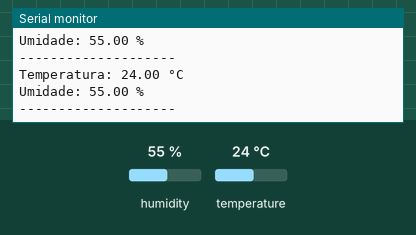
Bench run of a sketch on a simulated ESP32-S3. On the bench: the last lines printed to the serial monitor. The inputs (shaded band) are chosen by the test bench; at power-on: humidity 55 %, temperature 24 °C.

Above: at 2.8 s.
2.9 s: humidity set to 22 %
At 4.9 s:
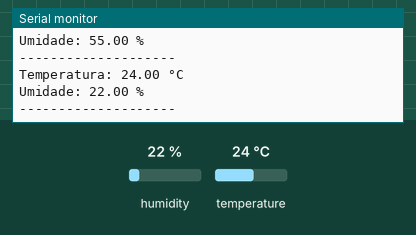
5.6 s: temperature set to 12 °C
At 6.7 s:
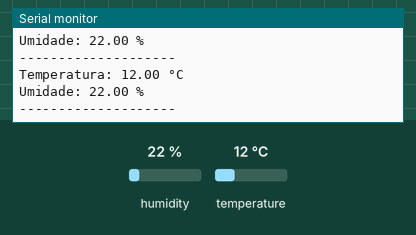
8.3 s: humidity set to 40 %
At 11.5 s:
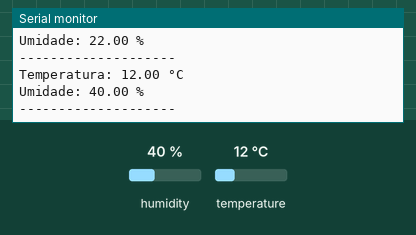
Timing chart, 0 to 13.0 s (numbered marks = the images above; inputs shaded):
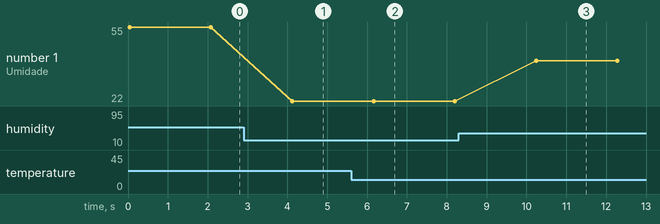

The sketch:

test_sht30.ino
```cpp
// Teste para Sensor SHT30
#include <Wire.h>
#include "Adafruit_SHT31.h"

// --- Configurações dos Pinos (I2C) ---
// VERIFIQUE A PINAGEM DA SUA PLACA ESP32-S3!
//pin 8 e 9 comunicacao i2c
#define SDA_PIN 47  // Atualizado para GPIO47
#define SCL_PIN 48  // Atualizado para GPIO48

// --- Configurações da Comunicação Serial ---
#define BAUD_RATE 115200

// Objeto do Sensor
Adafruit_SHT31 sht31 = Adafruit_SHT31();

void setup() {
    Serial.begin(BAUD_RATE);
    while (!Serial) {
        delay(10); // Espera a serial estar pronta
    }
    Serial.println("Teste do Sensor SHT30");

    // Inicializa I2C com pinos especificados
    Wire.begin(SDA_PIN, SCL_PIN);

    if (!sht31.begin(0x44)) { // Endereço I2C padrão 0x44 (ou 0x45)
        Serial.println("Erro ao encontrar o sensor SHT30. Verifique a conexão, endereço e pinos.");
        while (1) delay(1);
    }
    Serial.println("Sensor SHT30 inicializado com sucesso!");
}

void loop() {
    float temp = sht31.readTemperature();
    float hum = sht31.readHumidity();

    if (isnan(temp)) {  // isnan() verifica se o valor é "Not a Number"
        Serial.println("Falha ao ler temperatura do SHT30");
    } else {
        Serial.print("Temperatura: ");
        Serial.print(temp, 2); // Imprime com 2 casas decimais
        Serial.println(" °C");
    }

    if (isnan(hum)) {
        Serial.println("Falha ao ler umidade do SHT30");
    } else {
        Serial.print("Umidade: ");
        Serial.print(hum, 2); // Imprime com 2 casas decimais
        Serial.println(" %");
    }

    Serial.println("--------------------");
    delay(2000); // Espera 2 segundos entre as leituras
} 
```

Measured:
- after the input at 2.9 s, the serial monitor: prints a new line after 1.2 s (image 1)
- after the input at 5.6 s, the serial monitor: prints a new line after 0.56 s (image 2)
- after the input at 8.3 s, the serial monitor: prints a new line after 1.9 s (image 3)
- plotted number 1: 55 → 22 after the input at 2.9 s, 22 → 40 after the input at 8.3 s
